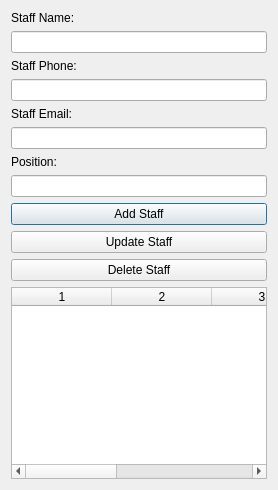
<?xml version="1.0" encoding="UTF-8"?>
<ui version="4.0">
    <class>LibraryApp</class>
    <widget class="QDialog" name="LibraryApp">
        <property name="windowTitle">
            <string>Library App</string>
        </property>
        <layout class="QVBoxLayout" name="verticalLayout">
            <item>
                <widget class="QLabel" name="lblStaffName">
                    <property name="text">
                        <string>Staff Name:</string>
                    </property>
                </widget>
            </item>
            <item>
                <widget class="QLineEdit" name="txtStaffName"/>
            </item>
            <item>
                <widget class="QLabel" name="lblStaffPhone">
                    <property name="text">
                        <string>Staff Phone:</string>
                    </property>
                </widget>
            </item>
            <item>
                <widget class="QLineEdit" name="txtStaffPhone"/>
            </item>
            <item>
                <widget class="QLabel" name="lblStaffEmail">
                    <property name="text">
                        <string>Staff Email:</string>
                    </property>
                </widget>
            </item>
            <item>
                <widget class="QLineEdit" name="txtStaffEmail"/>
            </item>
            <item>
                <widget class="QLabel" name="lblPosition">
                    <property name="text">
                        <string>Position:</string>
                    </property>
                </widget>
            </item>
            <item>
                <widget class="QLineEdit" name="txtPosition"/>
            </item>
            <item>
                <widget class="QPushButton" name="btnAddStaff">
                    <property name="text">
                        <string>Add Staff</string>
                    </property>
                </widget>
            </item>
            <item>
                <widget class="QPushButton" name="btnUpdateStaff">
                    <property name="text">
                        <string>Update Staff</string>
                    </property>
                </widget>
            </item>
            <item>
                <widget class="QPushButton" name="btnDeleteStaff">
                    <property name="text">
                        <string>Delete Staff</string>
                    </property>
                </widget>
            </item>
            <item>
                <widget class="QTableWidget" name="tableStaff">
                    <property name="rowCount">
                        <number>0</number>
                    </property>
                    <property name="columnCount">
                        <number>5</number>
                    </property>
                </widget>
            </item>
        </layout>
    </widget>
    <resources/>
    <connections/>
</ui>
